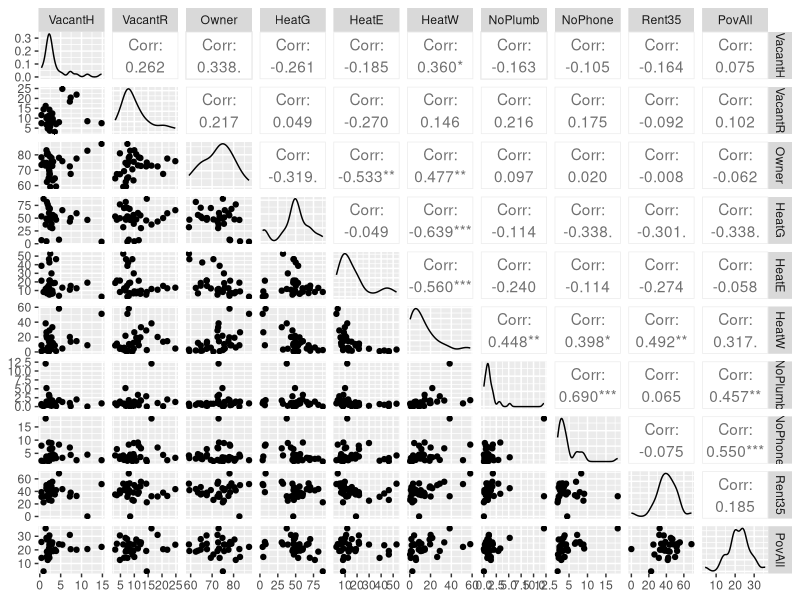
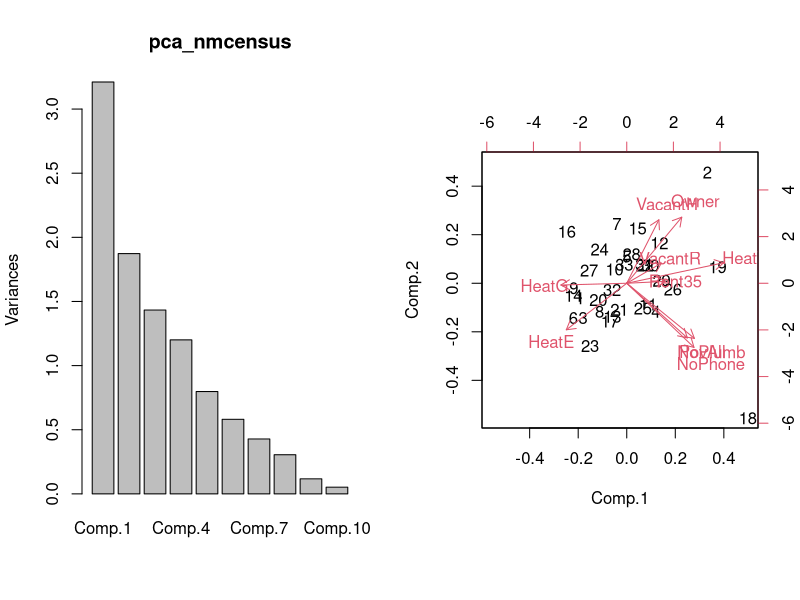
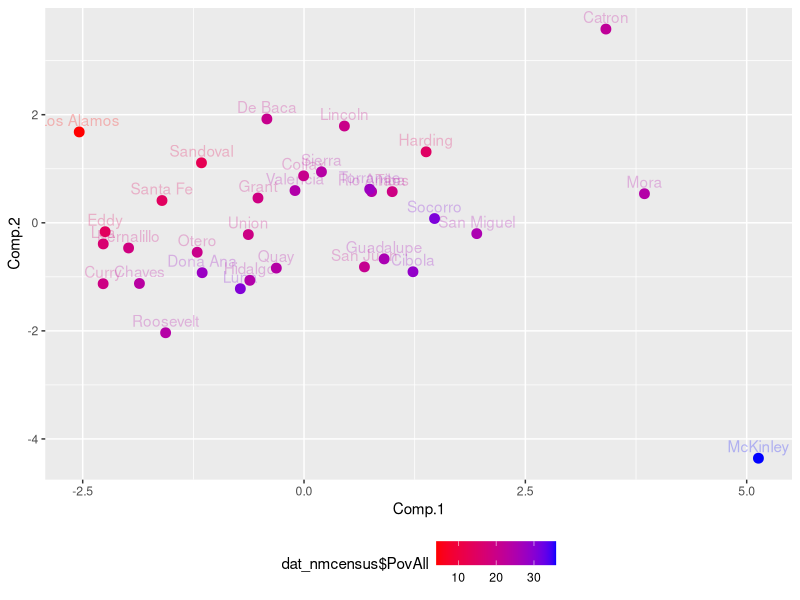
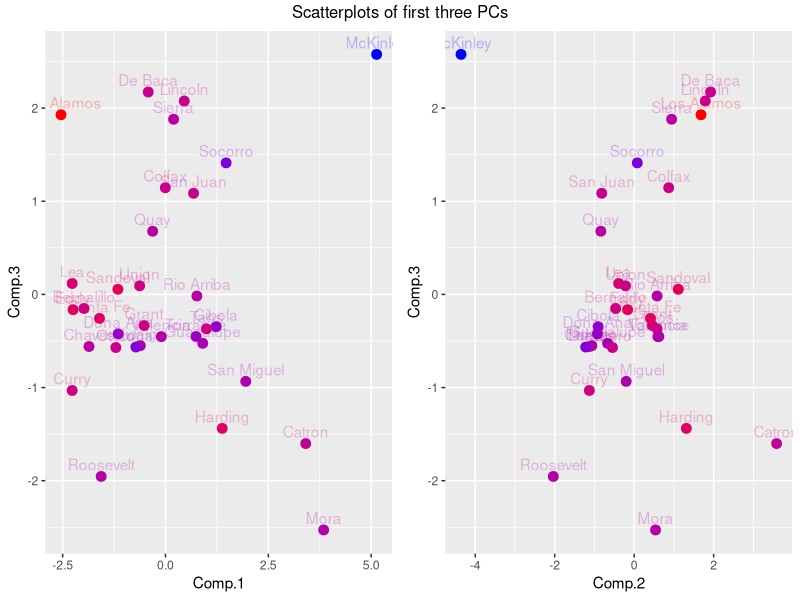

These figures' R source, in order:
## ---- chunk 1
# I set some GLOBAL R chunk options here.
#   (to hide this message add "echo=FALSE" to the code chunk options)

knitr::opts_chunk$set(comment = NA, message = FALSE, warning = FALSE, width = 100)
knitr::opts_chunk$set(fig.align = "center", fig.height = 4, fig.width = 6)
## ---- chunk 2
library(tidyverse)

# First, download the data to your computer,
#   save in the same folder as this Rmd file.

# read the data
dat_nmcensus <-
  read_csv(
    "ADA2_CL_21_PCA_NMCensusPovertyHousingCharacteristics_DP04.csv"
  , skip = 1
  ) %>%
  rename(
    # Shorter column names
    "Area"     = "area"
  , "County"   = "county"
  , "Year"     = "periodyear"
  , "VacantH"  = "Homeowner vacancy rate"
  , "VacantR"  = "Rental vacancy rate"
  , "Owner"    = "Owner-occupied"
  , "Renter"   = "Renter-occupied"
  , "HeatG"    = "Utility gas"
  , "HeatE"    = "Electricity"
  , "HeatW"    = "Wood"
  , "NoPlumb"  = "Lacking complete plumbing facilities"
  , "NoPhone"  = "No telephone service available"
  , "Rent35"   = "rentover35"
  , "PovAll"   = "est_percent"
  , "PovChild" = "child_percent"
  , "PovFam"   = "fam_percent"
  ) %>%
  filter(
    # remove state average, use county-level
    Area != 0
  )

# remove column attributes from read_csv()
attr(dat_nmcensus, "spec") <- NULL

# columns to use for analysis,
use_col_ind <- c(4:6, 8:14)
use_col_names <- names(dat_nmcensus)[use_col_ind]
use_col_names

str(dat_nmcensus)
## ---- chunk 3
dat_nmcensus <-
  dat_nmcensus %>%
  filter(
    TRUE
  )

## ---- chunk 4
# Scatterplot matrix
library(ggplot2)
library(GGally)
p <-
  ggpairs(
    dat_nmcensus %>% select(use_col_names)
  )
print(p)
## ---- chunk 5
pca_nmcensus <-
  princomp(
    dat_nmcensus[, use_col_ind]
  , cor = TRUE
  )
summary(pca_nmcensus)

pca_nmcensus %>% loadings() %>% print(cutoff = 0.2) # cutoff = 0 to show all values

par(mfrow=c(1,2))
screeplot(pca_nmcensus)
biplot(pca_nmcensus)
par(mfrow=c(1,1))
## ---- chunk 6
library(ggplot2)
p1 <- ggplot(as.data.frame(pca_nmcensus$scores), aes(x = Comp.1, y = Comp.2, colour = dat_nmcensus$PovAll))
p1 <- p1 + scale_colour_gradientn(colours=c("red", "blue"))
p1 <- p1 + geom_text(aes(label = dat_nmcensus$County), vjust = -0.5, alpha = 0.25)
p1 <- p1 + geom_point(size = 3)
p1 <- p1 + theme(legend.position="bottom")
p2 <- ggplot(as.data.frame(pca_nmcensus$scores), aes(x = Comp.1, y = Comp.3, colour = dat_nmcensus$PovAll))
p2 <- p2 + scale_colour_gradientn(colours=c("red", "blue"))
p2 <- p2 + geom_text(aes(label = dat_nmcensus$County), vjust = -0.5, alpha = 0.25)
p2 <- p2 + geom_point(size = 3)
p2 <- p2 + theme(legend.position="none")
p3 <- ggplot(as.data.frame(pca_nmcensus$scores), aes(x = Comp.2, y = Comp.3, colour = dat_nmcensus$PovAll))
p3 <- p3 + scale_colour_gradientn(colours=c("red", "blue"))
p3 <- p3 + geom_text(aes(label = dat_nmcensus$County), vjust = -0.5, alpha = 0.25)
p3 <- p3 + geom_point(size = 3)
p3 <- p3 + theme(legend.position="none")

print(p1)
## ---- chunk 7
library(gridExtra)
grid.arrange(grobs = list(p2, p3), nrow=1, top = "Scatterplots of first three PCs")

#### For a rotatable 3D plot, use plot3d() from the rgl library
# ##   This uses the R version of the OpenGL (Open Graphics Library)
# library(rgl)
# plot3d(x = pca_nmcensus$scores[,"Comp.1"]
#      , y = pca_nmcensus$scores[,"Comp.2"]
#      , z = pca_nmcensus$scores[,"Comp.3"])
## ---- chunk 8
dat_nmcensus %>% filter(County == "Los Alamos") %>% print(n = Inf, width = Inf)
## ---- chunk 9
# check after you describe it using the PCs
#dat_nmcensus %>% filter(County == "Bernalillo") %>% print(n = Inf, width = Inf)
## ---- chunk 10
# check after you describe it using the PCs
#dat_nmcensus %>% filter(County == "Mora") %>% print(n = Inf, width = Inf)
## ---- chunk 11
# check after you describe it using the PCs
#dat_nmcensus %>% filter(County == "Roosevelt") %>% print(n = Inf, width = Inf)
